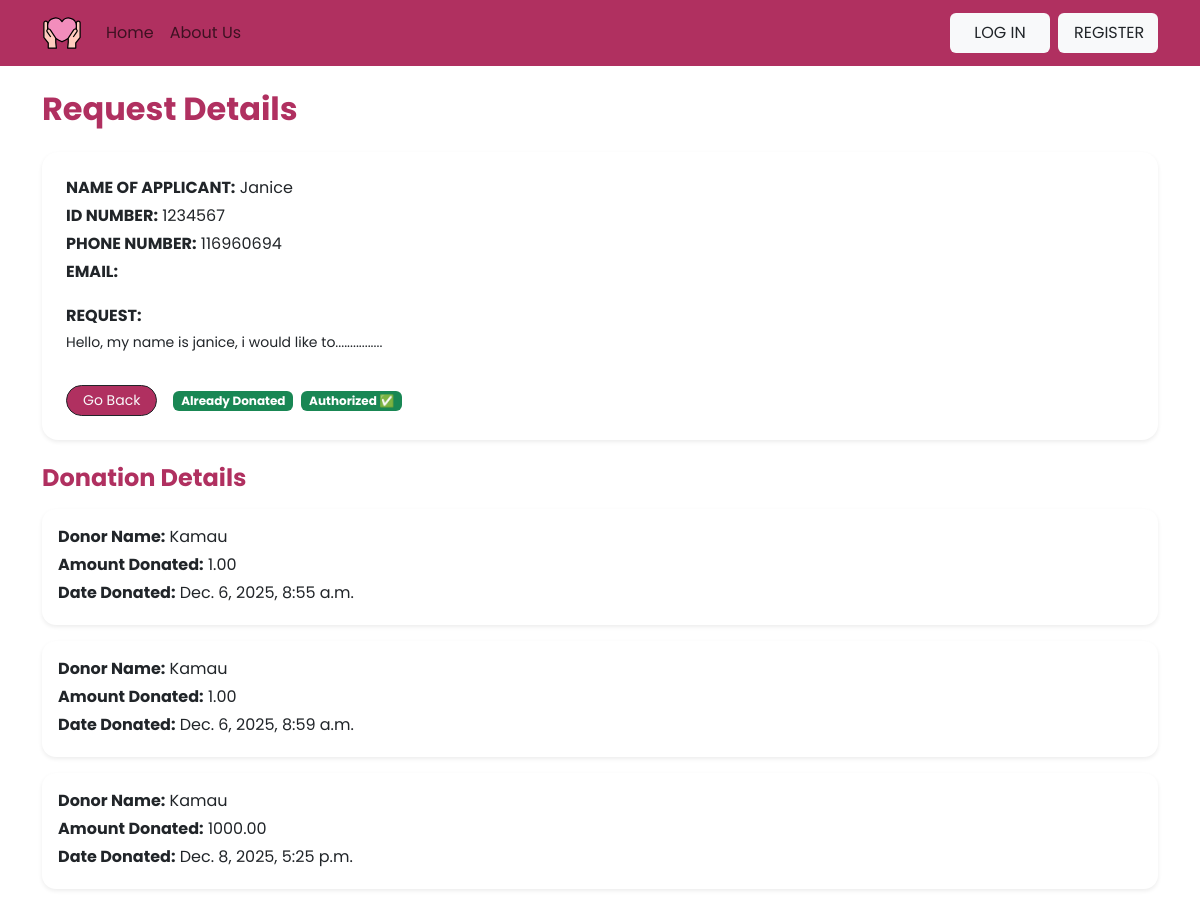
The app's page /NGO/viewOneRequest/4 with its own data.
### beneficiary/models.py (models this page shows, shortened)
class Appeal(models.Model):
    STATUS_CHOICES = [
        ('pending', 'Pending'),
        ('donated', 'Donated'),
        ('authorized', 'Authorized'),
    ]
    user = models.ForeignKey(User, on_delete=models.CASCADE)
    idNumber = models.IntegerField()
    PhoneNumber = models.IntegerField()
    request = models.CharField(max_length=1000)
    status = models.CharField(max_length=20, choices=STATUS_CHOICES, default='pending')
    created_at = models.DateField(auto_now_add=True)
    updated_at = models.DateField(auto_now=True)
    is_authorized = models.BooleanField(default=False)

### Donor/models.py (models this page shows, shortened)
class Donation(models.Model):
        user = models.ForeignKey(User, on_delete=models.CASCADE)
        appeal = models.ForeignKey(Appeal, on_delete=models.CASCADE)
        amount = models.DecimalField(max_digits=10, decimal_places=2)
        mpesa_receipt = models.CharField(max_length=100, blank=True, null=True)
        created_at = models.DateTimeField(auto_now_add=True)

### NGO/views.py (the view)
# urls.py: path('viewOneRequest/<str:pk>' , views.viewOneRequest , name = 'DonorviewOneRequest'),
def viewOneRequest(request , pk):
    appeal = Appeal.objects.get(id=pk)
    donations = Donation.objects.filter(appeal=appeal)
    context = {'appeal': appeal , 'donations': donations}
    return render (request, 'NGO/request.html' , context)

### NGO/templates/NGO/request.html
{% extends 'NGO/main.html' %}
{% block content %}
<div class="container mt-4">
    <h2 class="fw-bold mb-4 textpink">Request Details</h2>
    <div class="card shadow-sm border-0 p-4 mb-4" style="border-radius: 16px;">
        <p class="mb-1"><strong>NAME OF APPLICANT:</strong> {{ appeal.user.username }}</p>
        <p class="mb-1"><strong>ID NUMBER:</strong> {{ appeal.idNumber }}</p>
        <p class="mb-1"><strong>PHONE NUMBER:</strong> {{ appeal.PhoneNumber}}</p>
        <p class="mb-1"><strong>EMAIL:</strong> {{ appeal.user.email }}</p>
        <p class="mt-3 mb-1"><strong>REQUEST:</strong></p>
        <p class="small">{{ appeal.request }}</p>
        <div class="d-flex align-items-center mt-3">
            <a href="{% url 'NGOviewRequests' %}"
               class="btn btn-sm bgpink text-light btn-outline-dark rounded-pill px-3 me-3">
                Go Back
            </a>
            {% if appeal.status == 'donated' %}
                <span class="badge bg-success">Already Donated</span>
            {% else %}
                <span class="badge bgplum text-dark rounded-pill">Pending Donation</span>
            {% endif %}
            {% if appeal.is_authorized %}
                <span class="badge bg-success ms-2">Authorized ✅</span>
            {% else %}
                <a href="{% url 'NGOauthorizeRequest' appeal.id %}"
                   class="btn bgpurple text-light btn-outline-success rounded-pill px-4 me-2 ms-2">
                    Authorize
                </a>
            {% endif %}
        </div>
    </div>
    <h4 class="fw-bold mb-3 textpink">Donation Details</h4>
    {% for donation in donations %}
        {% if donation.appeal.id == appeal.id %}
            <div class="card shadow-sm mb-3 p-3 border-0" style="border-radius: 14px;">
                <p class="mb-1"><strong>Donor Name:</strong> {{ donation.user.username }}</p>
                <p class="mb-1"><strong>Amount Donated:</strong> {{ donation.amount }}</p>
                <p class="mb-1"><strong>Date Donated:</strong> {{ donation.created_at }}</p>
            </div>
        {% endif %}
    {% empty %}
        <div class="alert alert-info text-center fw-semibold shadow-sm">
            No donations have been made for this request yet.
        </div>
    {% endfor %}
</div>
{% endblock %}

### records on screen
Appeal: user.username "Janice", idNumber "1234567", PhoneNumber "116960694", request "Hello, my name is janice, i would like to................"
Donation: user.username "Kamau", amount "1.00", created_at "Dec. 6, 2025, 8:55 a.m."
Donation: user.username "Kamau", amount "1.00", created_at "Dec. 6, 2025, 8:59 a.m."
Donation: user.username "Kamau", amount "1000.00", created_at "Dec. 8, 2025, 5:25 p.m."
